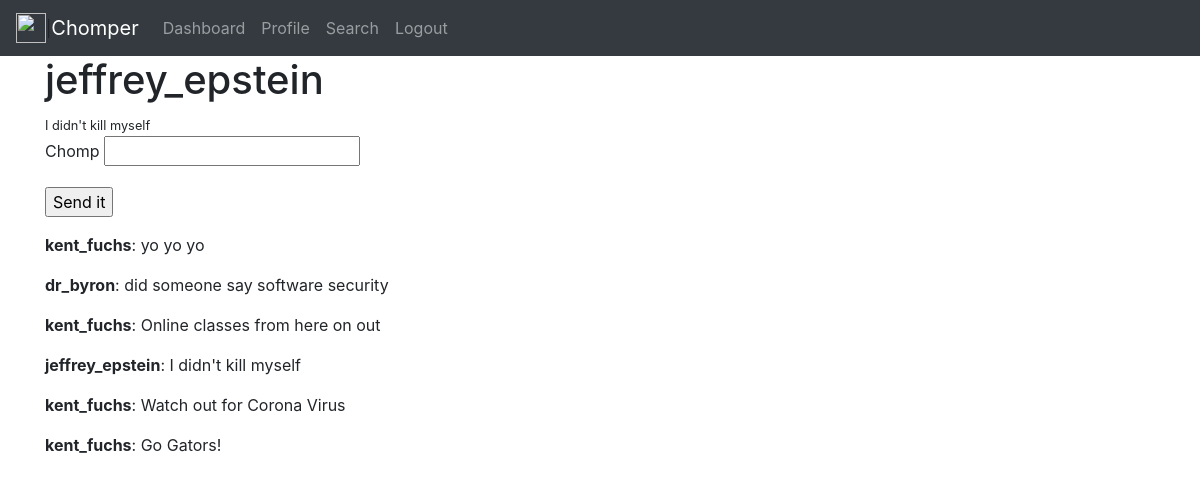
Page /secure/dashboard (signed in) on the committed database.
### app/models.py (models this page shows, shortened)
class User(UserMixin, db.Model):
    id = db.Column(db.Integer, primary_key=True)
    username = db.Column(db.String(64), index=True, unique=True)
    tagline = db.Column(db.String(64))
    password_hash = db.Column(db.String(128))
    salt = db.Column(db.String(100))
    image = db.Column(db.String(200))
    first_name = db.Column(db.String(40))
    last_name = db.Column(db.String(40))

class Chomp(db.Model):
    id = db.Column(db.Integer, primary_key=True)
    body = db.Column(db.String(140))
    timestamp = db.Column(db.DateTime, index=True, default=datetime.utcnow)
    user_id = db.Column(db.Integer, db.ForeignKey('user.id'))

### app/routes.py (the view)
@app.route('/secure/dashboard', methods=['get', 'post'])
def secure_dashboard():
    if current_user.is_authenticated:
        return render_template('secure_dashboard.html', \
                               form=ChompForm(), chomps=get_most_recent_chomps())
    else:
        return redirect('/secure/login')

### app/forms.py
class ChompForm(FlaskForm):
    body = StringField('Chomp', validators=[DataRequired()])
    submit = SubmitField('Send it')

### app/routes.py (called while the page is built)
def get_most_recent_chomps():
    chompers = []
    chomps = Chomp.query.order_by(text('id desc'))
    for chomp in chomps:
        user = User.query.filter_by(id=chomp.user_id).first()
        username = user.username
        body = chomp.body
        recent_chomp = ChompHolder(username=username, body=body)
        chompers.append(recent_chomp)
    return chompers

@login.user_loader
def load_user(user_id):
    return User.query.filter_by(id=user_id).first()

### app/templates/secure_dashboard.html
{% extends "secure_base.html" %}
{% block content %}
    {% if current_user.is_authenticated %}
    <h1 >{{ current_user.username }}</h1>
    <small>{{current_user.tagline}}</small>
    <form method="post" action='/secure/process'>
        <p>{{ form.body.label }}
            {{ form.body }}</p>
        <p> {{ form.submit }}</p>
    </form>
    {% if chomps %}
        {% for chomp in chomps %}
        <p><b>{{ chomp.username }}</b>: {{ chomp.body }}</p>
        {% endfor %}
    {% endif %}
    {% endif %}
{% endblock %}

### rows in the picture
User: username "jeffrey_epstein", tagline "I didn't kill myself", username "jeffrey_epstein"
User: username "kent_fuchs" "kent_fuchs" "kent_fuchs" "kent_fuchs"
Chomp: body "yo yo yo"
User: username "dr_byron"
Chomp: body "did someone say software security"
Chomp: body "Online classes from here on out"
Chomp: body "I didn't kill myself"
Chomp: body "Watch out for Corona Virus"
Chomp: body "Go Gators!"
